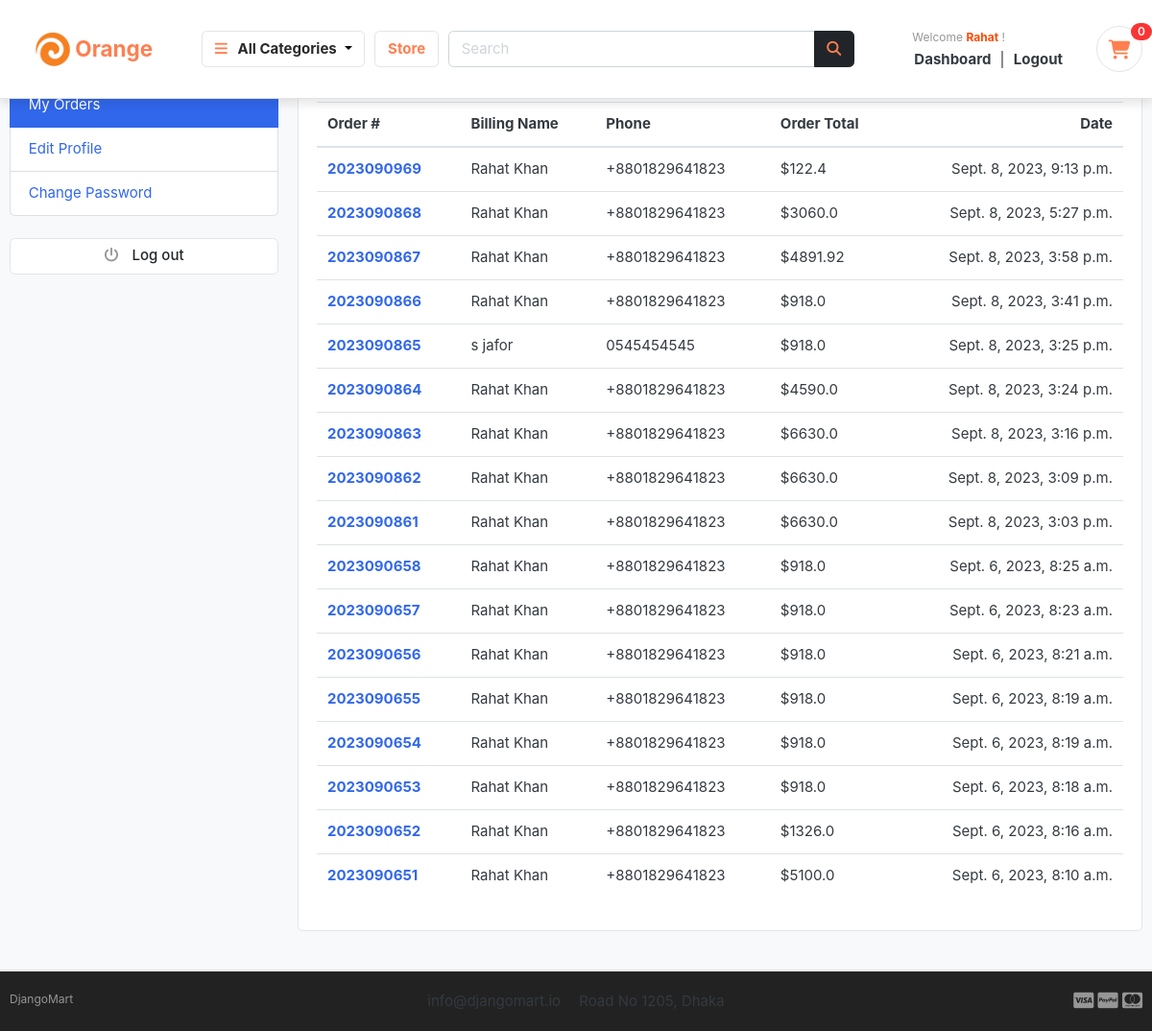
The app's page /accounts/my_orders/ (signed in), older data.
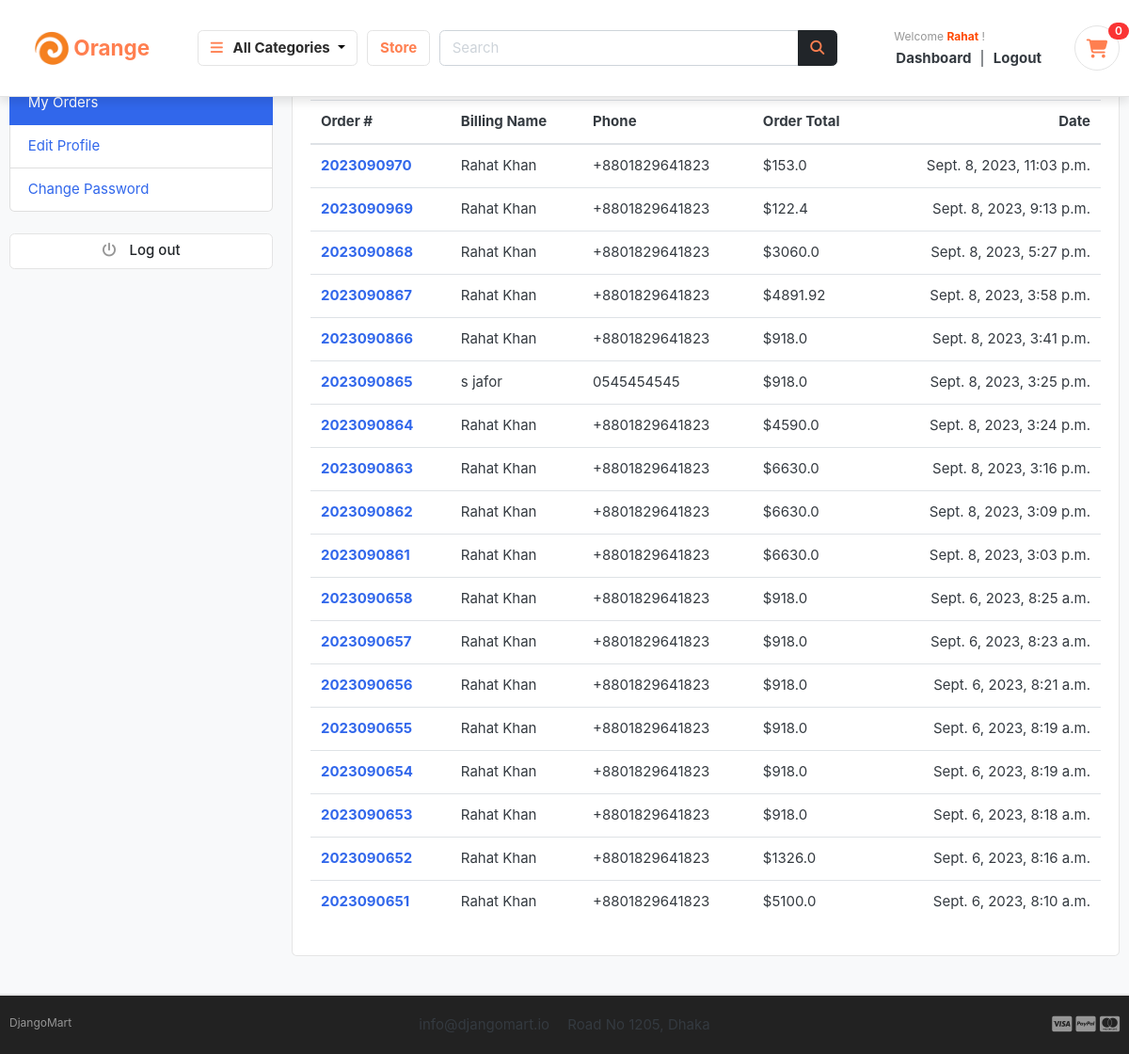
The same page, newer data.
### orders/models.py (models this page shows, shortened)
class Order(models.Model):
    STATUS = (
        ('New', 'New'),
        ('Accepted', 'Accepted'),
        ('Completed', 'Completed'),
        ('Cancelled', 'Cancelled'),
    )
    user = models.ForeignKey(Account, on_delete=models.SET_NULL, null=True)
    payment = models.ForeignKey(Payment, on_delete=models.SET_NULL, blank=True, null=True)
    order_number = models.CharField(max_length=20)
    first_name = models.CharField(max_length=50)
    last_name = models.CharField(max_length=50)
    phone = models.CharField(max_length=15)
    email = models.EmailField(max_length=50)
    address_line_1 = models.CharField(max_length=50)
    address_line_2 = models.CharField(max_length=50, blank=True)
    country = models.CharField(max_length=50)
    state = models.CharField(max_length=50)
    city = models.CharField(max_length=50)
    order_note = models.CharField(max_length=100, blank=True)
    order_total = models.FloatField()
    tax = models.FloatField()
    status = models.CharField(max_length=10, choices=STATUS, default='New')
    ip = models.CharField(blank=True, max_length=20)
    is_ordered = models.BooleanField(default=False)
    created_at = models.DateTimeField(auto_now_add=True)
    updated_at = models.DateTimeField(auto_now=True)
    def full_name(self):
        return f'{self.first_name} {self.last_name}'

### accounts/views.py (the view)
# urls.py: path('my_orders/', views.my_orders, name='my_orders'),
@login_required(login_url='login')
def my_orders(request):
    orders = Order.objects.filter(user=request.user, is_ordered=True).order_by('-created_at')
    context = {
        'orders': orders,
    }
    return render(request, 'accounts/my_orders.html', context)

### cart/context_processors.py (called while the page is built)
def counter(request):
    cart_count = 0
    if 'admin' in request.path:
        return {}
    else:
        try:
            cart = Cart.objects.filter(cart_id=_cart_id(request))
            if request.user.is_authenticated:
                cart_items = CartItem.objects.all().filter(user=request.user)
            else:
                cart_items = CartItem.objects.all().filter(cart=cart[:1])
            for cart_item in cart_items:
                cart_count += cart_item.quantity
        except Cart.DoesNotExist:
            cart_count = 0
    return dict(cart_count=cart_count)

### cart/views.py (called while the page is built)
def _cart_id(request):
    cart = request.session.session_key
    if not cart:
        cart = request.session.create()
    return cart

### category/context_processors.py (called while the page is built)
def menu_links(request):
    links = Category.objects.all()
    return dict(links=links)

### category/models.py (called while the page is built)
    def get_url(self):
        return reverse('products_by_category', args=[self.slug])

### accounts/templates/accounts/my_orders.html (shortened to what this page needs)
{% extends 'base.html' %}
{% block content %}
<section class="section-conten padding-y bg">
<div class="container">
	<div class="row">
	{% include 'accounts/dashboard_sidebar.html' %}
	<main class="col-md-9">
		<article class="card">
		<header class="card-header">
			<strong class="d-inline-block mr-3">Your order history</strong>
		</header>
		<div class="card-body">
			<div class="row">
			<div class="col-md-12">
				<table class="table table-hover">
				  <thead>
				    <tr>
				      <th scope="col">Order #</th>
				      <th scope="col">Billing Name</th>
				      <th scope="col">Phone</th>
				      <th scope="col">Order Total</th>
							<th scope="col">Date</th>
				    </tr>
				  </thead>
				  <tbody>
						{% for order in orders %}
				    <tr>
				      <th scope="row"><a href="{% url 'order_detail' order.order_number %}">{{order.order_number}}</a></th>
				      <td>{{order.full_name}}</td>
				      <td>{{order.phone}}</td>
				      <td>${{order.order_total}}</td>
							<td>{{order.created_at}}</td>
				    </tr>
				{% endfor %}
				  </tbody>
				</table>
			</div>
			</div>
		</div>
		</article>
	</main>
</div>
</div>
</section>
{% endblock %}

Row changes from the older to the newer data that the page shows:
added Order: order_number "2023090970", full_name "Rahat Khan", phone "+8801829641823", order_total "153.0", created_at "Sept. 8, 2023, 11:03 p.m."
